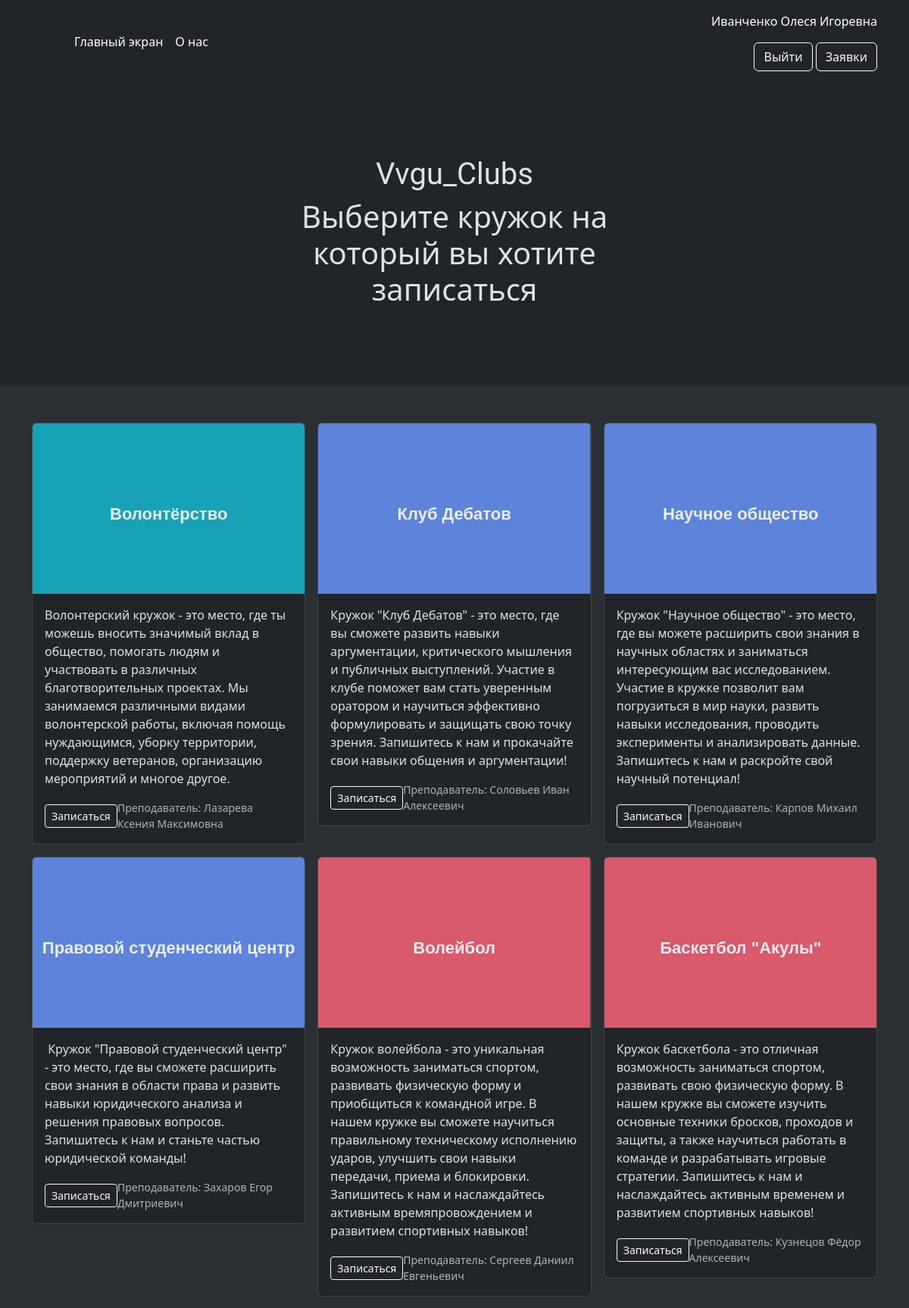
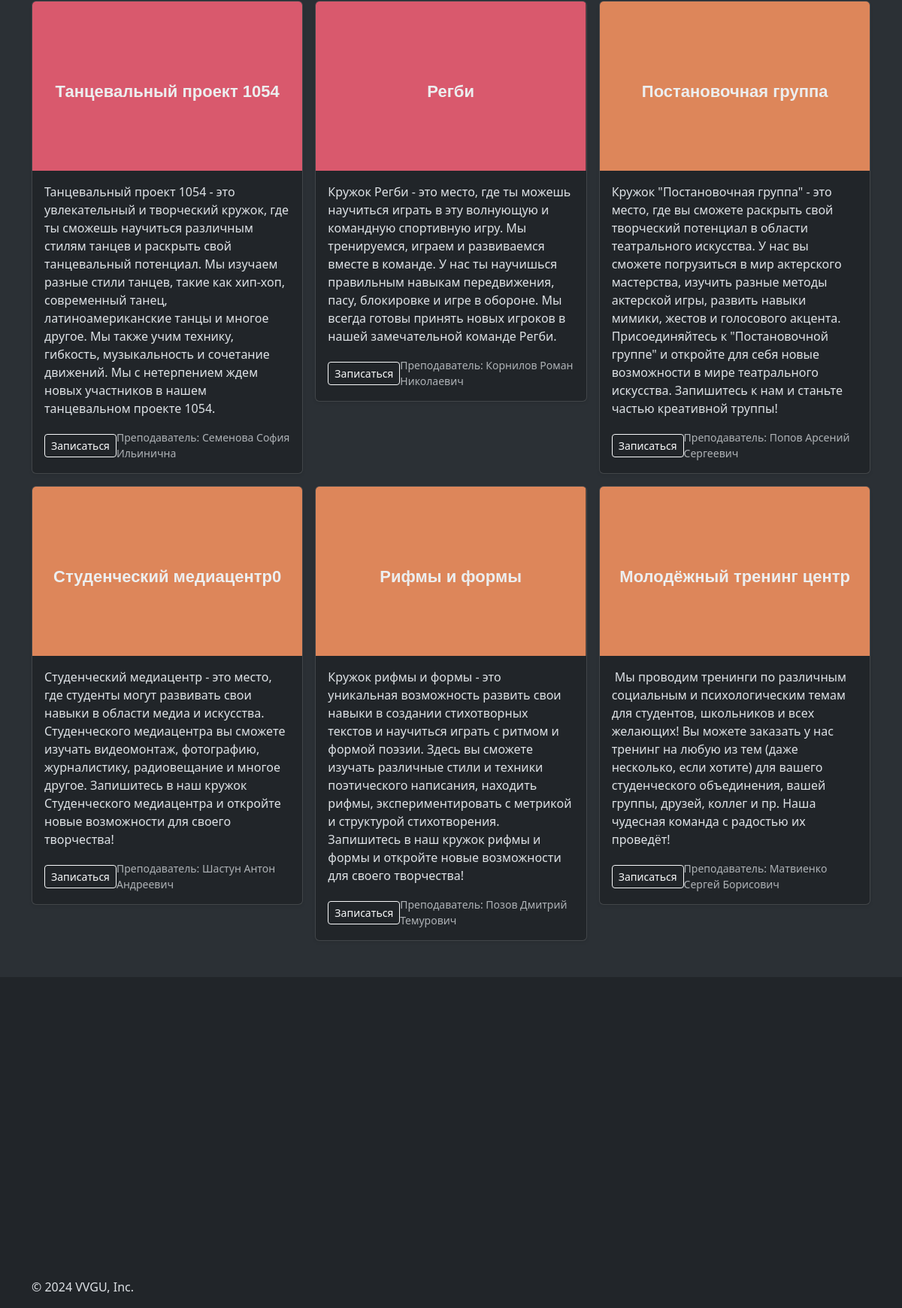
The page / (signed in) on the database its author committed (2 pictures, top to bottom).
### data/students.py (models this page shows, shortened)
class Student(SqlAlchemyBase, UserMixin):
    __tablename__ = 'students'
    id = sqlalchemy.Column(sqlalchemy.Integer,
                           primary_key=True, autoincrement=True)
    name = sqlalchemy.Column(sqlalchemy.String, nullable=True)
    email = sqlalchemy.Column(sqlalchemy.String, unique=True, nullable=True)
    age = sqlalchemy.Column(sqlalchemy.Integer, nullable=True)
    hashed_password = sqlalchemy.Column(sqlalchemy.String, nullable=True)
    is_teacher = sqlalchemy.Column(sqlalchemy.Boolean, nullable=True, default=False)
    name_club = sqlalchemy.Column(sqlalchemy.String, nullable=True)
    have_club = sqlalchemy.Column(sqlalchemy.Boolean, nullable=True, default=False)

### data/clubs.py (models this page shows)
class Clubs(SqlAlchemyBase):
    __tablename__ = 'clubs'
    id = sqlalchemy.Column(sqlalchemy.Integer,
                           primary_key=True, autoincrement=True, unique=True)
    title = sqlalchemy.Column(sqlalchemy.String, nullable=True)
    teacher_name = sqlalchemy.Column(sqlalchemy.String, nullable=True)
    type = sqlalchemy.Column(sqlalchemy.String, nullable=True)
    is_closed = sqlalchemy.Column(sqlalchemy.Boolean, nullable=True, default=False)
    about = sqlalchemy.Column(sqlalchemy.String)

### app.py (the view)
@app.route('/')
def index():
    db_sess = db_session.create_session()
    clubss = db_sess.query(clubs.Clubs).all()
    db_sess.close()
    return render_template("index.html", clubs=clubss)

### app.py (called while the page is built)
@login_manager.user_loader
def load_user(user_id):
    db_sess = db_session.create_session()
    return db_sess.get(students.Student, user_id)

### data/db_session.py (called while the page is built)
def create_session() -> Session:
    global __factory
    return __factory()

### templates/index.html (shortened to what this page needs)
{% extends 'base.html' %}
{% block body %}
<main>
    <section class="py-5 text-center container">
        <div class="row py-lg-5">
            <div class="col-lg-6 col-md-8 mx-auto">
                {% if current_user.is_authenticated and not current_user.is_teacher %}
                <h1 id="titlee">Vvgu_Clubs</h1>
                <h1>Выберите кружок на который вы хотите записаться</h1>
                {% elif current_user.is_teacher %}
                <h1>Кружки для учеников</h1>
                {% endif %}
            </div>
        </div>
    </section>
    <div class="album py-5 bg-body-tertiary">
        <div class="container">
            <div class="row row-cols-1 row-cols-sm-2 row-cols-md-3 g-3">
                {% for club in clubs %}
                <div class="col">
                    <div class="card shadow-sm ">
                        <svg class="bd-placeholder-img card-img-top" width="100%" height="225"
                             xmlns="http://www.w3.org/2000/svg" role="img" aria-label="Placeholder: Thumbnail"
                             preserveAspectRatio="xMidYMid slice" focusable="false"><title>Placeholder</title>
                            {% if club.type == 'vol' %}
                            <rect width="100%" height="100%" fill="#17a2b8"></rect>
                            {% elif club.type == 'sp' %}
                            <rect width="100%" height="100%" fill="#D9596D"></rect>
                            {% elif club.type == 'na' %}
                            <rect width="100%" height="100%" fill="#5D84DA"></rect>
                            {% elif club.type == 'tv' %}
                            <rect width="100%" height="100%" fill="#DD865A"></rect>
                            {% else %}
                            <rect width="100%" height="100%" fill="#55595c"></rect>
                            {% endif %}
                            <text x="50%" y="50%" fill="#eceeef" dy=".3em" text-anchor="middle"
                                  dominant-baseline="central"
                                  style="font-size: 22px; font-weight: bold; font-family: Arial;">
                                {{ club.title }}
                            </text>
                        </svg>
                        <div class="card-body">
                            <p class="card-text">{{ club.about }}</p>
                            <div class="d-flex justify-content-between align-items-center">
                                {% if current_user.is_authenticated and not current_user.is_teacher %}
                                {% if club.is_closed %}
                                <p class="text-secondary">Набор закрыт</p>
                                {% else %}
                                <div class="btn-group">
                                    <button type="button" class="btn btn-sm btn-outline-light"><a
                                            href="/request/{{ club.title }}" class="nav-link">Записаться</a></button>
                                </div>
                                {% endif %}
                                {% endif %}
                                <small class="text-body-secondary">Преподаватель: {{ club.teacher_name }}</small>
                            </div>
                        </div>
                    </div>
                </div>
                {% endfor %}
            </div>
        </div>
    </div>
</main>
<div id="map" style="width: 85%; height: 400px; margin: 0 auto"></div>
{% endblock %}

### templates/base.html (shortened to what this page needs)
<!doctype html>
<html lang="ru" data-bs-theme="dark">
<head>
    <link href="https://cdn.jsdelivr.net/npm/bootstrap@5.3.3/dist/css/bootstrap.min.css" rel="stylesheet">
</head>
<body>
    <header class="p-3 text-bg-dark">
        <div class="container">
            <div class="d-flex flex-wrap align-items-center justify-content-center justify-content-lg-start">
                <a href="/" class="d-flex align-items-center mb-2 mb-lg-0 text-white text-decoration-none">
                    <svg class="bi me-2" width="40" height="32" role="img" aria-label="Bootstrap"><use xlink:href="#bootstrap"></use></svg>
                </a>
                <ul class="nav col-12 col-lg-auto me-lg-auto mb-2 justify-content-center mb-md-0">
                    <li><a href="/" class="nav-link px-2 text-white">Главный экран</a></li>
                    <li><a href="/about" class="nav-link px-2 text-white">О нас</a></li>
                </ul>
            <div class="text-end">
                {% if current_user.is_authenticated %}
                    <p>{{ current_user.name }}</p>
                    <button type="button" class="btn btn-outline-light"><a href="/logout" class="nav-link">Выйти</a></button>
                    {% if current_user.is_teacher %}
                        {% if current_user.have_club %}
                            <button type="button" class="btn btn-outline-light"><a href="/club/edit" class="nav-link">Редактировать кружок</a></button>
                        {% else %}
                            <button type="button" class="btn btn-outline-light"><a href="/club/create" class="nav-link">Создать кружок</a></button>
                        {% endif %}
                        <button type="button" class="btn btn-outline-light"><a href="/requests_students" class="nav-link">Заявки студентов</a></button>
                    {% else %}
                        <button type="button" class="btn btn-outline-light"><a href="/requests" class="nav-link">Заявки</a></button>
                    {% endif %}
                {% else %}
                    <p>
                        <button type="button" class="btn btn-outline-light"><a href="/login" class="nav-link">Войти</a></button>
                        <button type="button" class="btn btn-warning"><a href="/register" class="nav-link">Зарегистрироваться</a></button>
                    </p>
                {% endif %}
            </div>
          </div>
        </div>
    </header>
    {% block body %}{% endblock %}
    <footer class="container">
        <p>© 2024 VVGU, Inc.</p>
    </footer>
</body>
</html>

### templates/index.html (style rules this page uses)
#titlee { font-family: "Irish Grover", system-ui; font-weight: 400; font-style: normal; }

### rows shown on the page
Student: name "Иванченко Олеся Игоревна"
Clubs: title "Волонтёрство", about "Волонтерский кружок - это место, где ты можешь вносить значимый вклад в общество, помогать людям и участвовать в различных благотворительных проектах. Мы занимаемся различными видами волонтерской работы, включая помощь нуждающимся, уборку территории, поддержку ветеранов, организацию мероприятий и многое другое.", teacher_name "Лазарева Ксения Максимовна"
Clubs: title "Клуб Дебатов", about "Кружок \"Клуб Дебатов\" - это место, где вы сможете развить навыки аргументации, критического мышления и публичных выступлений. Участие в клубе поможет вам стать уверенным оратором и научиться эффективно формулировать и защищать свою точку зрения. Запишитесь к нам и прокачайте свои навыки общения и аргументации!", teacher_name "Соловьев Иван Алексеевич"
Clubs: title "Научное общество", about "Кружок \"Научное общество\" - это место, где вы можете расширить свои знания в научных областях и заниматься интересующим вас исследованием. Участие в кружке позволит вам погрузиться в мир науки, развить навыки исследования, проводить эксперименты и анализировать данные. Запишитесь к нам и раскройте свой научный потенциал!", teacher_name "Карпов Михаил Иванович"
Clubs: title "Правовой студенческий центр", about "Кружок \"Правовой студенческий центр\" - это место, где вы сможете расширить свои знания в области права и развить навыки юридического анализа и решения правовых вопросов. Запишитесь к нам и станьте частью юридической команды!", teacher_name "Захаров Егор Дмитриевич"
Clubs: title "Волейбол", about "Кружок волейбола - это уникальная возможность заниматься спортом, развивать физическую форму и приобщиться к командной игре. В нашем кружке вы сможете научиться правильному техническому исполнению ударов, улучшить свои навыки передачи, приема и блокировки. Запишитесь к нам и наслаждайтесь активным времяпровождением и развитием спортивных навыков!", teacher_name "Сергеев Даниил Евгеньевич"
Clubs: title "Баскетбол \"Акулы\"", about "Кружок баскетбола - это отличная возможность заниматься спортом, развивать свою физическую форму. В нашем кружке вы сможете изучить основные техники бросков, проходов и защиты, а также научиться работать в команде и разрабатывать игровые стратегии. Запишитесь к нам и наслаждайтесь активным временем и развитием спортивных навыков!", teacher_name "Кузнецов Фёдор Алексеевич"
Clubs: title "Танцевальный проект 1054", about "Танцевальный проект 1054 - это увлекательный и творческий кружок, где ты сможешь научиться различным стилям танцев и раскрыть свой танцевальный потенциал. Мы изучаем разные стили танцев, такие как хип-хоп, современный танец, латиноамериканские танцы и многое другое. Мы также учим технику, гибкость, музыкальность и сочетание движений. Мы с нетерпением ждем новых участников в нашем танцевальном проекте 1054.", teacher_name "Семенова София Ильинична"
Clubs: title "Регби", about "Кружок Регби - это место, где ты можешь научиться играть в эту волнующую и командную спортивную игру. Мы тренируемся, играем и развиваемся вместе в команде. У нас ты научишься правильным навыкам передвижения, пасу, блокировке и игре в обороне. Мы всегда готовы принять новых игроков в нашей замечательной команде Регби.", teacher_name "Корнилов Роман Николаевич"
Clubs: title "Постановочная группа", about "Кружок \"Постановочная группа\" - это место, где вы сможете раскрыть свой творческий потенциал в области театрального искусства. У нас вы сможете погрузиться в мир актерского мастерства, изучить разные методы актерской игры, развить навыки мимики, жестов и голосового акцента. Присоединяйтесь к \"Постановочной группе\" и откройте для себя новые возможности в мире театрального искусства. Запишитесь к нам и станьте частью креативной труппы!", teacher_name "Попов Арсений Сергеевич"
Clubs: title "Студенческий медиацентр0", about "Студенческий медиацентр - это место, где студенты могут развивать свои навыки в области медиа и искусства. Студенческого медиацентра вы сможете изучать видеомонтаж, фотографию, журналистику, радиовещание и многое другое. Запишитесь в наш кружок Студенческого медиацентра и откройте новые возможности для своего творчества!", teacher_name "Шастун Антон Андреевич"
Clubs: title "Рифмы и формы", about "Кружок рифмы и формы - это уникальная возможность развить свои навыки в создании стихотворных текстов и научиться играть с ритмом и формой поэзии. Здесь вы сможете изучать различные стили и техники поэтического написания, находить рифмы, экспериментировать с метрикой и структурой стихотворения. Запишитесь в наш кружок рифмы и формы и откройте новые возможности для своего творчества!", teacher_name "Позов Дмитрий Темурович"
Clubs: title "Молодёжный тренинг центр", about "Мы проводим тренинги по различным социальным и психологическим темам для студентов, школьников и всех желающих! Вы можете заказать у нас тренинг на любую из тем (даже несколько, если хотите) для вашего студенческого объединения, вашей группы, друзей, коллег и пр. Наша чудесная команда с радостью их проведёт!", teacher_name "Матвиенко Сергей Борисович"
